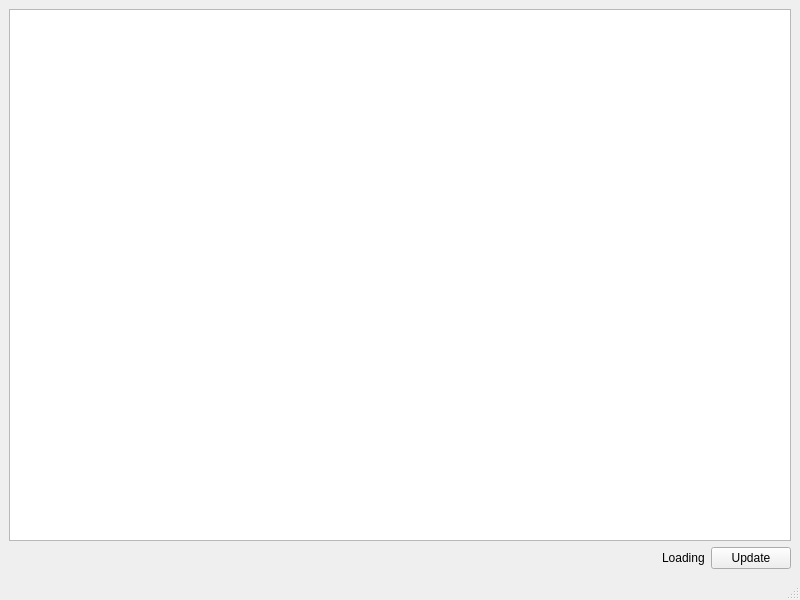
<?xml version="1.0" encoding="UTF-8"?>
<ui version="4.0">
 <class>MainWindow</class>
 <widget class="QMainWindow" name="MainWindow">
  <property name="enabled">
   <bool>true</bool>
  </property>
  <property name="geometry">
   <rect>
    <x>0</x>
    <y>0</y>
    <width>800</width>
    <height>600</height>
   </rect>
  </property>
  <property name="minimumSize">
   <size>
    <width>10</width>
    <height>10</height>
   </size>
  </property>
  <property name="windowTitle">
   <string>MainWindow</string>
  </property>
  <widget class="QWidget" name="centralwidget">
   <layout class="QGridLayout" name="gridLayout">
    <item row="9" column="3">
     <widget class="QLabel" name="label">
      <property name="text">
       <string>Loading</string>
      </property>
     </widget>
    </item>
    <item row="2" column="1" rowspan="5" colspan="4">
     <widget class="QListWidget" name="listWidget">
      <property name="enabled">
       <bool>true</bool>
      </property>
     </widget>
    </item>
    <item row="9" column="4">
     <widget class="QPushButton" name="pushButton">
      <property name="enabled">
       <bool>true</bool>
      </property>
      <property name="text">
       <string>Update</string>
      </property>
      <property name="autoRepeatDelay">
       <number>300</number>
      </property>
     </widget>
    </item>
    <item row="9" column="2">
     <spacer name="horizontalSpacer">
      <property name="orientation">
       <enum>Qt::Horizontal</enum>
      </property>
      <property name="sizeHint" stdset="0">
       <size>
        <width>40</width>
        <height>20</height>
       </size>
      </property>
     </spacer>
    </item>
   </layout>
  </widget>
  <widget class="QMenuBar" name="menubar">
   <property name="geometry">
    <rect>
     <x>0</x>
     <y>0</y>
     <width>800</width>
     <height>25</height>
    </rect>
   </property>
  </widget>
  <widget class="QStatusBar" name="statusbar"/>
 </widget>
 <resources/>
 <connections/>
</ui>
